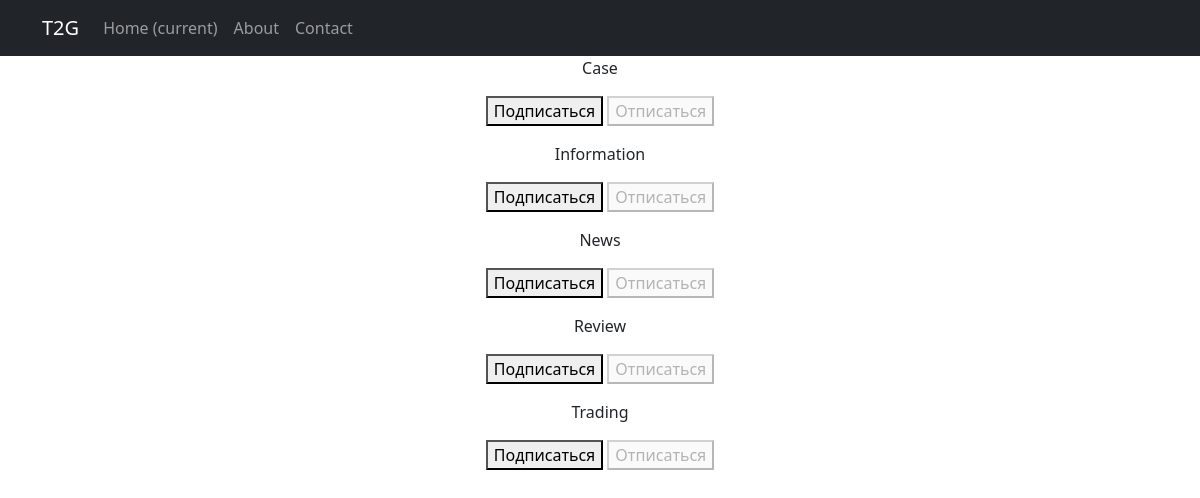
/news/subscriptions/ (signed in), run on the app's committed database.
### NewsPortal/models.py (models this page shows, shortened)
class Category(models.Model):
    name = models.CharField(max_length=128, unique=True) #ctagory name
    subscribers = models.ManyToManyField(User, related_name='categories')
    class Meta:
        verbose_name = 'Категория'
        verbose_name = 'Категории'

### NewsPortal/views.py (the view, shortened to what this page needs)
# urls.py: path('subscriptions/', subscriptions, name='subscriptions'),
@login_required
@csrf_protect
def subscriptions(request):
    categories_with_subscriptions = Category.objects.annotate(
        user_subscribed=Exists(
            Subscription.objects.filter(
                user=request.user,
                category=OuterRef('pk'),
            )
        )
    ).order_by('name')
    return render(
        request,
        'subscriptions.html',
        {'categories': categories_with_subscriptions},
    )

### templates/news/subscriptions.html (shortened to what this page needs)
{% extends 'flatpages/default.html' %}
{% block content %}
    {% for category in categories  %}
        <p>
            {{ category.name }}
            <form method="post">
                {% if category.user_subscribed %}
                    <button disabled>Подписаться</button>
                    <button name="action" value="unsubscribe">Отписаться</button>
                {% else %}
                    <button name="action" value="subscribe">Подписаться</button>
                    <button disabled>Отписаться</button>
                {% endif %}
            </form>
        </p>
    {% endfor %}
{% endblock content %}

### data on the page
Category: name "Case", shows "Подписаться"
Category: name "Information", shows "Подписаться"
Category: name "News", shows "Подписаться"
Category: name "Review", shows "Подписаться"
Category: name "Trading", shows "Подписаться"
